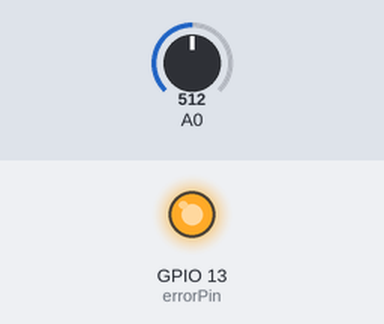
Simulated run of this sketch. Board: ESP8266 (NodeMCU). Parts: output pins drawn as LEDs (lit = HIGH). The inputs (shaded band) are chosen by the test bench; at power-on: A0 = 512. WiFi joins after 1.5 s; servers stay silent unless stated; a WiFi scan finds three made-up networks; uploads are accepted with an empty reply; what the sketch prints to the serial monitor is not drawn.

Above: at 0.1 s.
At 1.5 s:
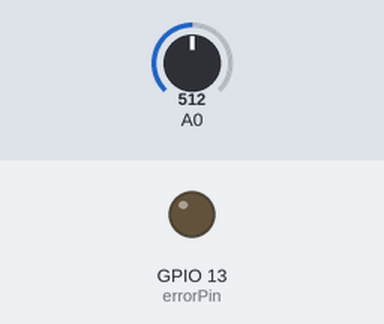
Timing chart, 0 to 3.0 s (numbered marks = the images above):
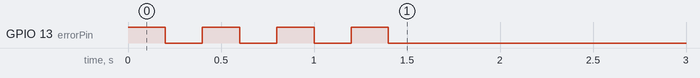

The sketch:

ESP8266_server_test_1.ino
```cpp
#include <stdio.h>
#include <ESP8266WiFi.h>
#define errorPin 13
const int sleepTimeS = 20;// Time to sleep (in seconds):
long lastReadingTime = 0;
WiFiClient client;
char results[4];
String idvariable = "----------Put your variableid in here---------";
String token = "----------Put your token here-----------";

//////////////////////////////////////////////////////////////////////////////////

void setup(){

  pinMode(errorPin, OUTPUT);
  const char* ssid = "lucky_home";
  const char* password = "laxmish53";

  for (int i=0;i<4; i++){   // let know we are working
    digitalWrite(errorPin ,HIGH);
    delay(200);
    digitalWrite(errorPin ,LOW);
    delay(200);
  }

  // Create an instance of the server
  // specify the port to listen on as an argument

  WiFiServer server(80);
  Serial.begin(115200);
  delay(10);

  // Connect to WiFi network
  Serial.println();
  Serial.println();
  Serial.print("Connecting to ");
  Serial.println(ssid);

  // WiFi.scanNetworks will return the number of networks found
  int n = WiFi.scanNetworks();
  Serial.println("scan done");

  if (n == 0){
    Serial.println("no networks found");
    Serial.println("Going into sleep");
        // ESP.deepSleep(sleepTimeS * 1000000);
  }

  WiFi.begin(ssid, password);

  while (WiFi.status() != WL_CONNECTED) {
    delay(500);
    Serial.print(".");
  }

  Serial.println("");
  Serial.println("WiFi connected");

  // Start the server
  server.begin();
  Serial.println("WiFi Server started");
  Serial.println(WiFi.localIP());


}

////////////////////////////////////////////////////////////////////////////////

void loop(){
  int value = (analogRead(A0));
  saveValue(String(value));

  Serial.println("Ubidots data");
  Serial.println(value);
  Serial.println(" Going to Sleep for a while !" );

  // deepSleep time is defined in microseconds. Multiply seconds by 1e6
  //ESP.deepSleep(sleepTimeS * 1000000);//one or other
  delay(20000);
}

void saveValue(String value) {
  // if you get a connection, report back via serial:
  int num=0;
  String var = "{\"value\": " + String(value)+"}";
  num = var.length();
  if (client.connect("things.ubidots.com", 80)) {
    Serial.println("connected ubidots");
    delay(100);
    client.println("POST /api/v1.6/variables/"+idvariable+"/values HTTP/1.1");
    Serial.println("POST /api/v1.6/variables/"+idvariable+"/values HTTP/1.1");
    client.println("Content-Type: application/json");
    Serial.println("Content-Type: application/json");
    client.println("Content-Length: "+String(num));
    Serial.println("Content-Length: "+String(num));
    client.println("X-Auth-Token: "+token);
    Serial.println("X-Auth-Token: "+token);
    client.println("Host: things.ubidots.com\n");
    Serial.println("Host: things.ubidots.com\n");
    client.print(var);
    Serial.print(var+"\n");

  }
  else {
    // if you didn't get a connection to the server:
    Serial.println("ubidots connection failed");
  }

  if (!client.connected()) {
    Serial.println("NotConnected");
    Serial.println("disconnecting ubidots.");
    client.stop();
    // do nothing forevermore:
    for(;;);
  }

  if (client.available()) {
    char c = client.read();
    Serial.print(c);
  }
}
```
